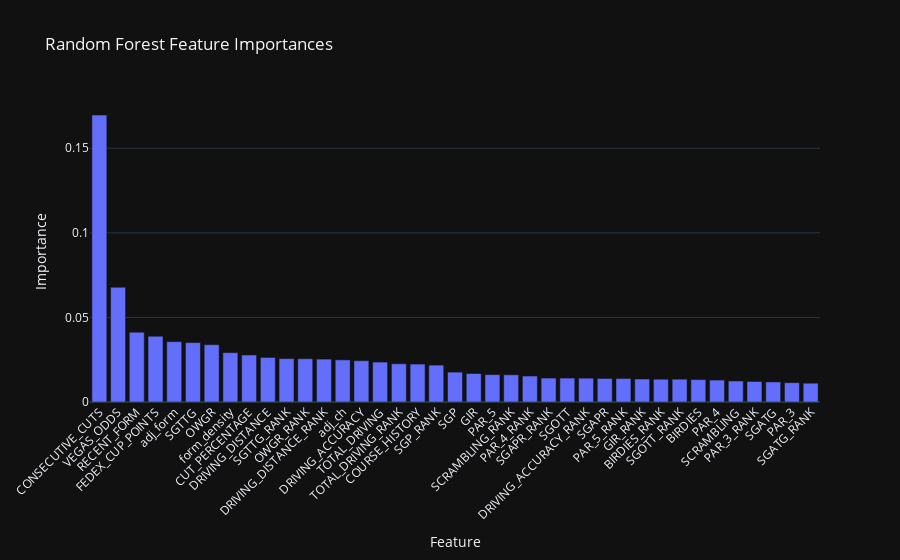

The cell this chart's notebook holds for it:
### Markdown cell above
### Final Training + Feature Importance

Train final model on all available historical data, then export this week's
ranked probabilities for optimizer input.

### Code cell
import pandas as pd
import plotly.express as px

# Fit final production model on all training rows
final_model = clone(rf_cv_pipeline)
final_model.fit(X_rf, y_rf)

# Feature importances (from fitted RF inside pipeline)
rf_step = final_model.named_steps["rf"]
importance_df = pd.DataFrame({
    "Feature": feature_cols,
    "Importance": rf_step.feature_importances_
}).sort_values(by="Importance", ascending=False)

fig = px.bar(
    importance_df,
    x="Feature",
    y="Importance",
    title="Random Forest Feature Importances",
    template="plotly_dark"
)
fig.update_layout(xaxis_tickangle=-45)
fig.show()

### Figure 1 — Plotly figure (JSON) as saved in the notebook; plotly's stock layout.template omitted (floating-point values rounded to 4 significant figures)
{"data": [{"hovertemplate": "Feature=%{x}<br>Importance=%{y}<extra></extra>", "legendgroup": "", "marker": {"color": "#636efa", "pattern": {"shape": ""}}, "name": "", "orientation": "v", "showlegend": false, "textposition": "auto", "type": "bar", "x": ["CONSECUTIVE_CUTS", "VEGAS_ODDS", "RECENT_FORM", "FEDEX_CUP_POINTS", "adj_form", "SGTTG", "OWGR", "form_density", "CUT_PERCENTAGE", "DRIVING_DISTANCE", "SGTTG_RANK", "OWGR_RANK", "DRIVING_DISTANCE_RANK", "adj_ch", "DRIVING_ACCURACY", "TOTAL_DRIVING", "TOTAL_DRIVING_RANK", "COURSE_HISTORY", "SGP_RANK", "SGP", "GIR", "PAR_5", "SCRAMBLING_RANK", "PAR_4_RANK", "SGAPR_RANK", "SGOTT", "DRIVING_ACCURACY_RANK", "SGAPR", "PAR_5_RANK", "GIR_RANK", "BIRDIES_RANK", "SGOTT_RANK", "BIRDIES", "PAR_4", "SCRAMBLING", "PAR_3_RANK", "SGATG", "PAR_3", "SGATG_RANK"], "xaxis": "x", "y": [0.1696, 0.06786, 0.0413, 0.03888, 0.03567, 0.03512, 0.03389, 0.02918, 0.02779, 0.02635, 0.02564, 0.02559, 0.02537, 0.02489, 0.02442, 0.02361, 0.02261, 0.02242, 0.02181, 0.01767, 0.01684, 0.01618, 0.01607, 0.01535, 0.01415, 0.01414, 0.0141, 0.01391, 0.01391, 0.01359, 0.01348, 0.01348, 0.01325, 0.01297, 0.01242, 0.01211, 0.01186, 0.01142, 0.01111], "yaxis": "y"}], "layout": {"barmode": "relative", "legend": {"tracegroupgap": 0}, "title": {"text": "Random Forest Feature Importances"}, "xaxis": {"anchor": "y", "domain": [0, 1], "tickangle": -45, "title": {"text": "Feature"}}, "yaxis": {"anchor": "x", "domain": [0, 1], "title": {"text": "Importance"}}}}
